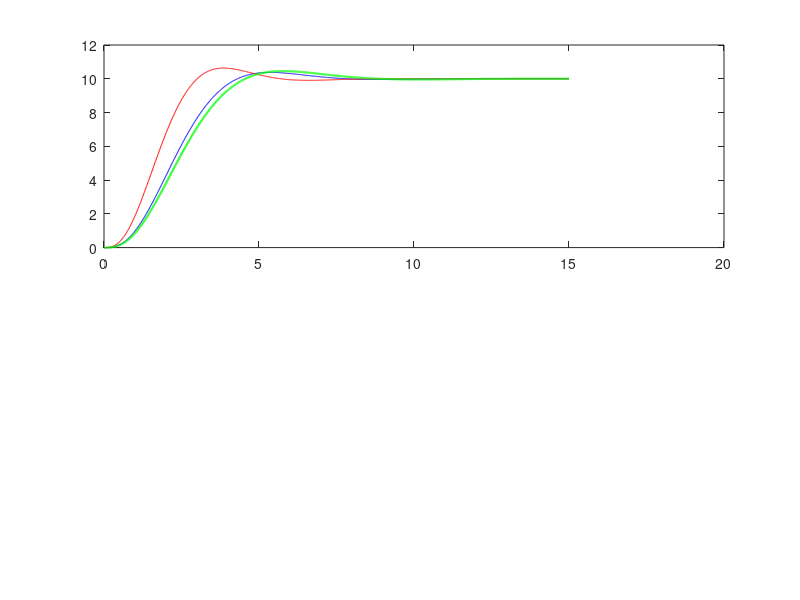

Source code (MATLAB): (Note: this script raises an error after producing the figure.)
clc, clear all, close all
A=[0 1; 0 -0.625];
B=[0; 0.0327];
C=[1 0];

A_hat = [A, zeros(2,1); -C, 0];
B_hat = [B; 0];
B_ref = [0; 0; 1];

% Ganancias LQR
Q1 = diag([500, 10, 1000]); R1 = 1;
K1 = lqr(A_hat, B_hat, Q1, R1);
Q2 = diag([500, 10, 5000]); R2 = 1;
K2 = lqr(A_hat, B_hat, Q2, R2);
Q3 = diag([500, 800, 1500]); R3 = 2;
K3 = lqr(A_hat, B_hat, Q3, R3);

dt = 0.01; 
t = 0:dt:15; 
SP = 10;
% Inicializar estados (ahora de 3 dimensiones: [pos; vel; error_int])
x1 = [0;0;0]; x2 = [0;0;0]; x3 = [0;0;0];

for i = 1:length(t)
    % Caso 1
    u1(i) = -K1 * x1;
    x1 = x1 + (A_hat*x1 + B_hat*u1(i) + B_ref*SP)*dt;
    h1(i) = x1(1);
    % Caso 2
    u2(i) = -K2 * x2;
    x2 = x2 + (A_hat*x2 + B_hat*u2(i) + B_ref*SP)*dt;
    h2(i) = x2(1);
    % Caso 3
    u3(i) = -K3 * x3;
    x3 = x3 + (A_hat*x3 + B_hat*u3(i) + B_ref*SP)*dt;
    h3(i) = x3(1);
end
figure;
subplot(2,1,1);
plot(t, h1, 'b', t, h2, 'r', t, h3, 'g', 'LineWidth', 1.5);
yline(SP, '--k'); title('Efecto de variar Q y R');
legend('Balanceado', 'Agresivo (Q alto)', 'Conservador (R alto)');
grid on; ylabel('Angulo');

subplot(2,1,2);
plot(t, u1, 'b', t, u2, 'r', t, u3, 'g', 'LineWidth', 1.5);
title('Esfuerzo de Control v_i(t)');
legend('Balanceado', 'Agresivo', 'Conservador');
grid on; ylabel('PWM');
